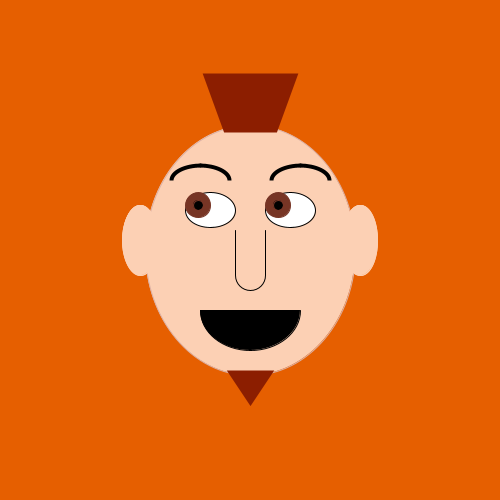
Frame 1 (no input)
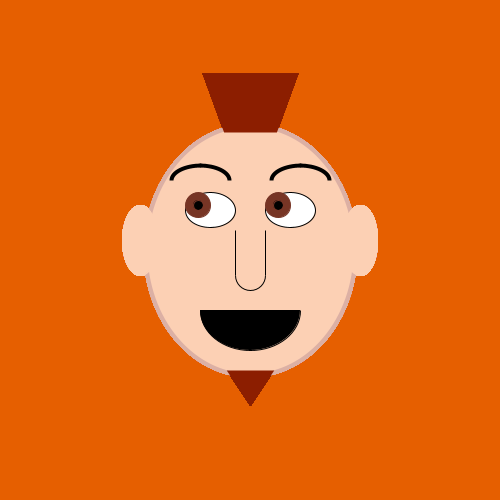
Frame 60 (the mouse pressed at the canvas centre just before this capture)
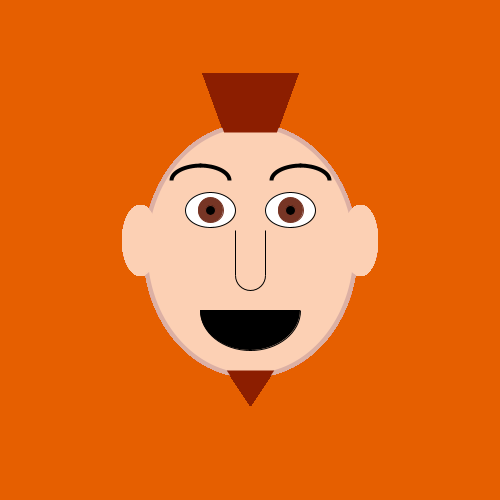
Frame 120 (the mouse held since frame 60 and released just before this capture)

The Processing sketch that drew these frames (run headless with seeded random() and noise(); from frame 60 on, the mouse is pressed at the canvas centre):

// Processing sketch: processing_119682
// ── processing_119682.pde

int t=0; //Variable del texto

void setup (){
  size (500,500);
  background (#E65F00);
}

void draw (){
  
  //Cara
  if (t >= 0 && t < 30){
  fill (#FCD0B4);
  stroke (#DCB0A4);
  ellipse (250,250, 210,250);
  }else{
  fill (#FF6347);
  stroke (#DF4327);
  ellipse (250,250, 210,250);  
  }
  
  //Ojo izquierdo
  stroke (0);
  noFill();
  strokeWeight(1);
  fill (#FFFFFF);
  stroke (0);
  ellipse (210,210, 50,35);
  
  //Ojo derecho
  stroke (0);
  noFill();
  strokeWeight(1);
  fill (#FFFFFF);
  ellipse (290,210, 50,35);  
  
  //Ojo izquierdo movimiento
  float ojoA = map(mouseX, 0, width, 198, 223);
  
  //Ojo derecho movimiento
  float ojoB = map(mouseX, 0, width, 278, 303);
  
  //Eje central
  float ojoX = map(mouseY, 0, height, 205, 215);
  
    if (t >= 0 && t < 30){
    //Iris izquierdo
    fill (#773525);
    stroke (#773525);
    ellipse (ojoA,ojoX, 25,25);
    
    //Iris derecho
    fill (#773525);
    stroke (#773525);
    ellipse (ojoB,ojoX, 25,25);
    
      //Pupila izquierda
      fill (#000000);
      ellipse (ojoA,ojoX, 10,10);
      
      //Pupila derecha
      fill (#000000);
      ellipse (ojoB,ojoX, 10,10);
      
    }else{
    //Iris izquierdo enfado
    fill (#FF0000);
    stroke (#773525);
    ellipse (ojoA,ojoX, random (25,20), random (25,20));
    
    //Iris derecho enfado
    fill (#FF0000);
    stroke (#773525);
    ellipse (ojoB,ojoX, random (25,20), random (25,20));
    
      //Pupila izquierda enfado
      fill (#000000);
      ellipse (ojoA,ojoX, 10,10);
      
      //Pupila derecha enfado
      fill (#000000);
      ellipse (ojoB,ojoX, 10,10);
      //ellipse (ojoX,ojoY, 10,10);
    }
        
  //Nariz
  stroke (0);
  noFill();
  strokeWeight(1);
  line (265,230, 265,275);
  line (235,230, 235,275);
  stroke (0,0,0);
  noFill();
  strokeWeight(1);
  arc (250,275, 30,30, 0, PI, OPEN);
  
  //Boca
  if (t >= 0 && t < 15){
  fill (#000000);
  stroke (0);
  arc (250, 310, 100, 80, 0, PI, OPEN);
  
  //Boca seria
  //(canvia si se ha pulsado 15 veces el LMB)
  }else if (t >= 15 && t < 30){
  stroke (0);
  strokeWeight (5);
  line (200, 320, 300,320);
  
  //Boca enfado
  //(canvia si se ha pulsado 30 veces el LMB)
  }else{
  fill (#FFFFFF);
  stroke (0);
  strokeWeight (5);
  rect (200,310, 100,40);
  
  line (200,330, 300,330);
  line (225,310, 225,350);
  line (250,310, 250,350);
  line (275,310, 275,350);
  }
  
  //Orejas
  if (t >= 0 && t < 30){
  stroke (#FCD0B4);
  fill (#FCD0B4);
  
  //Oreja izquierda
  ellipse (140,240, 35, 70);
  
  //Oreja derecha
  ellipse (360,240, 35, 70);
  }else{
  stroke (#FF6347);
  fill (#FF6347);
  }
  
  //Orejas enfado
  //Izquierda
  ellipse (140,240, 35, 70);
  //Derecha
  ellipse (360,240, 35, 70);
    
  //Cejas
  if (t >= 0 && t < 30){
  stroke (0);
  noFill();
  strokeWeight(4);
  strokeCap(SQUARE);
  
  //Ceja izquierda
  arc (199,180, 60,30, TWO_PI-PI/2, TWO_PI);
  arc (201,180, 60,30, PI, TWO_PI-PI/2);
  
  //Ceja derecha
  arc (299,180, 60,30, TWO_PI-PI/2, TWO_PI);
  arc (301,180, 60,30, PI, TWO_PI-PI/2);
  
  //Cejas enfado
  }else{  
  fill (#000000);
  stroke (0);
  
  //Izquierda
  triangle (180,160, 230,180, 180,170);
  
  //Derecha
  triangle (270,180, 320,160, 320,170);
  }  
  
  //Perilla
  fill (140,30,0);
  stroke (140,30,0);
  triangle (230,372, 270,372, 250,402);
  
  //Cabello
  fill (140,30,0);
  stroke (140,30,0);
  quad (225,130, 205,75, 295,75, 275,130);
  
  //Vena cabreo
  if (t >= 20){
  stroke (0);
  strokeWeight (2);
  //Esq. sup. izq.
  line (305,130, 305,120);
  line (305,130, 295,130);
  //Esq. inf. izq.
  line (305,140, 305,150);
  line (305,140, 295,140);
  //Esq. sup. der.
  line (315,130, 315,120);
  line (315,130, 325,130);
  //Esq. inf. der.
  line (315,140, 315,150);
  line (315,140, 325,140);
  
  }
  
  //Coordenadas
  println(mouseX+","+mouseY);
}

void mousePressed(){
  if (t==0){
    t=t+1;
  }else if (t==1){
    t=t+1;
  }else if (t==2){
    t=t+1;
  }else if (t==3){
    t=t+1;
  }else if (t==4){
    textSize (30);
    fill (#000000);
    text ("¡Ayyy, para!", 310,45);
    t=t+1;
  }else if (t==5){
    t=t+1;
  }else if (t==6){
    t=t+1;
  }else if (t==7){
    t=t+1;
  }else if (t==8){
    t=t+1;
  }else if (t==9){
    background (#E65F00);
    textSize (25);
    fill (#000000);
    text ("¡Que pesado!", 310,45);
    t=t+1;
  }else if (t==10){
    t=t+1;
  }else if (t==11){
    t=t+1;
  }else if (t==12){
    t=t+1;
  }else if (t==13){
    t=t+1;
  }else if (t==14){
    background (#E65F00);
    textSize (20);
    fill (#000000);    
    text ("Ya está bien...", 330,45);
    t=t+1;
  }else if (t==15){
    t=t+1;
  }else if (t==16){
    t=t+1;
  }else if (t==17){
    t=t+1;
  }else if (t==18){
    t=t+1;
  }else if (t==19){
    background (#E65F00);
    textSize (20);
    fill (#000000);    
    text ("¿Te cuesta entender?", 275,45);
    t=t+1;
  }else if (t==20){
    t=t+1;
  }else if (t==21){
    t=t+1;
  }else if (t==22){
    t=t+1;
  }else if (t==23){
    t=t+1;
  }else if (t==24){
    background (#E65F00);    
    textSize (35);
    fill (#000000);
    text ("...", 400,45);    
    t=t+1;
  }else if (t==25){
    t=t+1;
  }else if (t==26){
    t=t+1;
  }else if (t==27){
    t=t+1;
  }else if (t==28){
    t=t+1;
  }else if (t==29){
    t=t+1;
    background (#E65F00);    
    textSize (45);
    fill (#DD0000);
    text ("¡¡Déjame ya!!", 200,45);    
  }
}
